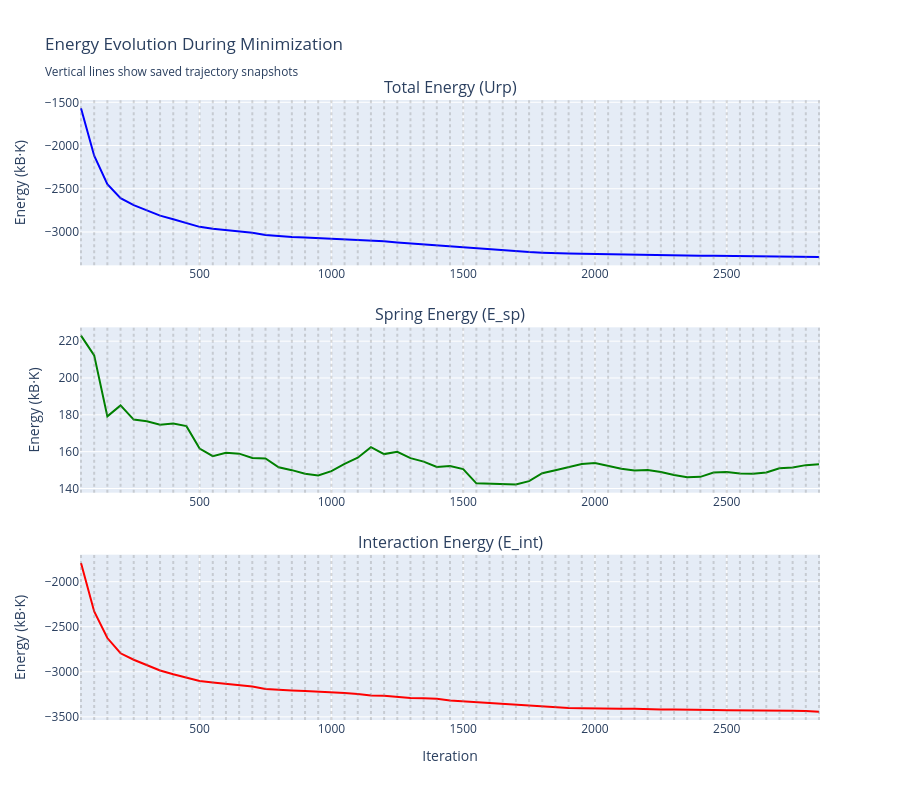

Write notebook code for a chart like this one.
### Markdown cell above
## Energy Evolution Plot

### Code cell
# Plot energy evolution
fig = make_subplots(
    rows=3, cols=1,
    subplot_titles=('Total Energy (Urp)', 'Spring Energy (E_sp)', 'Interaction Energy (E_int)'),
    vertical_spacing=0.1
)

# Total energy
fig.add_trace(
    go.Scatter(x=log_data['Iteration'], y=log_data['Energy(Urp)'], 
               mode='lines', name='Urp', line=dict(color='blue')),
    row=1, col=1
)

# Spring energy
fig.add_trace(
    go.Scatter(x=log_data['Iteration'], y=log_data['E_sp'], 
               mode='lines', name='E_sp', line=dict(color='green')),
    row=2, col=1
)

# Interaction energy
fig.add_trace(
    go.Scatter(x=log_data['Iteration'], y=log_data['E_int'], 
               mode='lines', name='E_int', line=dict(color='red')),
    row=3, col=1
)

# Add vertical lines for saved configurations
for iter_num in conf_indices:
    for row in [1, 2, 3]:
        fig.add_vline(x=iter_num, line_dash="dot", line_color="gray", opacity=0.3, row=row, col=1)

fig.update_xaxes(title_text="Iteration", row=3, col=1)
fig.update_yaxes(title_text="Energy (kB·K)", row=1, col=1)
fig.update_yaxes(title_text="Energy (kB·K)", row=2, col=1)
fig.update_yaxes(title_text="Energy (kB·K)", row=3, col=1)

fig.update_layout(height=800, showlegend=False, 
                  title_text="Energy Evolution During Minimization<br><sub>Vertical lines show saved trajectory snapshots</sub>")
fig.show()

# Print energy summary
print(f"\n📊 Energy Summary:")
print(f"Initial Urp: {log_data['Energy(Urp)'].iloc[0]:.2f} kB·K")
print(f"Final Urp: {log_data['Energy(Urp)'].iloc[-1]:.2f} kB·K")
print(f"Reduction: {log_data['Energy(Urp)'].iloc[0] - log_data['Energy(Urp)'].iloc[-1]:.2f} kB·K")
print(f"\nFinal E_sp: {log_data['E_sp'].iloc[-1]:.2f} kB·K")
print(f"Final E_int: {log_data['E_int'].iloc[-1]:.2f} kB·K")

### Figure 1 — Plotly figure (JSON) as saved in the notebook; plotly's stock layout.template omitted (floating-point values rounded to 4 significant figures)
{"data": [{"line": {"color": "blue"}, "mode": "lines", "name": "Urp", "type": "scatter", "x": [50, 100, 150, 200, 250, 300, 350, 400, 450, 500, 550, 600, 650, 700, 750, 800, 850, 900, 950, 1000, 1050, 1100, 1150, 1200, 1250, 1300, 1350, 1400, 1450, 1500, 1550, 1600, 1650, 1700, 1750, 1800, 1850, 1900, 1950, 2000, 2050, 2100, 2150, 2200, 2250, 2300, 2350, 2400, 2450, 2500, 2550, 2600, 2650, 2700, 2750, 2800, 2850], "xaxis": "x", "y": [-1569.0, -2118.0, -2446.0, -2609.0, -2689.0, -2753.0, -2810.0, -2851.0, -2892.0, -2940.0, -2962.0, -2977.0, -2993.0, -3008.0, -3035.0, -3051.0, -3058.0, -3065.0, -3071.0, -3076.0, -3082.0, -3089.0, -3100.0, -3108.0, -3121.0, -3133.0, -3140.0, -3148.0, -3167.0, -3178.0, -3189.0, -3199.0, -3214.0, -3225.0, -3233.0, -3239.0, -3246.0, -3249.0, -3251.0, -3254.0, -3258.0, -3260.0, -3261.0, -3267.0, -3270.0, -3271.0, -3272.0, -3274.0, -3275.0, -3277.0, -3278.0, -3278.0, -3279.0, -3280.0, -3281.0, -3283.0, -3290.0], "yaxis": "y"}, {"line": {"color": "green"}, "mode": "lines", "name": "E_sp", "type": "scatter", "x": [50, 100, 150, 200, 250, 300, 350, 400, 450, 500, 550, 600, 650, 700, 750, 800, 850, 900, 950, 1000, 1050, 1100, 1150, 1200, 1250, 1300, 1350, 1400, 1450, 1500, 1550, 1600, 1650, 1700, 1750, 1800, 1850, 1900, 1950, 2000, 2050, 2100, 2150, 2200, 2250, 2300, 2350, 2400, 2450, 2500, 2550, 2600, 2650, 2700, 2750, 2800, 2850], "xaxis": "x2", "y": [223.0, 212.3, 179.2, 185.1, 177.4, 176.5, 174.7, 175.2, 173.9, 161.7, 157.5, 159.4, 158.9, 156.6, 156.3, 151.5, 150.0, 148.0, 147.1, 149.4, 153.4, 156.7, 162.4, 158.7, 159.9, 156.5, 154.6, 151.7, 152.2, 150.6, 142.8, 142.8, 142.4, 142.2, 144.0, 148.3, 150.0, 151.8, 153.3, 153.9, 152.3, 150.8, 149.8, 150.1, 149.0, 147.4, 146.2, 146.3, 148.6, 149.0, 148.2, 148.0, 148.7, 150.9, 151.4, 152.7, 153.2], "yaxis": "y2"}, {"line": {"color": "red"}, "mode": "lines", "name": "E_int", "type": "scatter", "x": [50, 100, 150, 200, 250, 300, 350, 400, 450, 500, 550, 600, 650, 700, 750, 800, 850, 900, 950, 1000, 1050, 1100, 1150, 1200, 1250, 1300, 1350, 1400, 1450, 1500, 1550, 1600, 1650, 1700, 1750, 1800, 1850, 1900, 1950, 2000, 2050, 2100, 2150, 2200, 2250, 2300, 2350, 2400, 2450, 2500, 2550, 2600, 2650, 2700, 2750, 2800, 2850], "xaxis": "x3", "y": [-1792.0, -2330.0, -2626.0, -2794.0, -2866.0, -2930.0, -2985.0, -3027.0, -3066.0, -3102.0, -3119.0, -3136.0, -3152.0, -3164.0, -3192.0, -3202.0, -3208.0, -3213.0, -3218.0, -3225.0, -3236.0, -3246.0, -3263.0, -3267.0, -3281.0, -3289.0, -3294.0, -3300.0, -3319.0, -3328.0, -3332.0, -3342.0, -3356.0, -3367.0, -3377.0, -3387.0, -3396.0, -3401.0, -3404.0, -3408.0, -3410.0, -3410.0, -3411.0, -3417.0, -3419.0, -3418.0, -3418.0, -3420.0, -3424.0, -3426.0, -3426.0, -3426.0, -3427.0, -3431.0, -3433.0, -3436.0, -3443.0], "yaxis": "y3"}], "layout": {"annotations": [{"font": {"size": 16}, "showarrow": false, "text": "Total Energy (Urp)", "x": 0.5, "xanchor": "center", "xref": "paper", "y": 1, "yanchor": "bottom", "yref": "paper"}, {"font": {"size": 16}, "showarrow": false, "text": "Spring Energy (E_sp)", "x": 0.5, "xanchor": "center", "xref": "paper", "y": 0.6333, "yanchor": "bottom", "yref": "paper"}, {"font": {"size": 16}, "showarrow": false, "text": "Interaction Energy (E_int)", "x": 0.5, "xanchor": "center", "xref": "paper", "y": 0.2667, "yanchor": "bottom", "yref": "paper"}], "height": 800, "shapes": [{"line": {"color": "gray", "dash": "dot"}, "opacity": 0.3, "type": "line", "x0": 50, "x1": 50, "xref": "x", "y0": 0, "y1": 1, "yref": "y domain"}, {"line": {"color": "gray", "dash": "dot"}, "opacity": 0.3, "type": "line", "x0": 50, "x1": 50, "xref": "x2", "y0": 0, "y1": 1, "yref": "y2 domain"}, {"line": {"color": "gray", "dash": "dot"}, "opacity": 0.3, "type": "line", "x0": 50, "x1": 50, "xref": "x3", "y0": 0, "y1": 1, "yref": "y3 domain"}, {"line": {"color": "gray", "dash": "dot"}, "opacity": 0.3, "type": "line", "x0": 100, "x1": 100, "xref": "x", "y0": 0, "y1": 1, "yref": "y domain"}, {"line": {"color": "gray", "dash": "dot"}, "opacity": 0.3, "type": "line", "x0": 100, "x1": 100, "xref": "x2", "y0": 0, "y1": 1, "yref": "y2 domain"}, {"line": {"color": "gray", "dash": "dot"}, "opacity": 0.3, "type": "line", "x0": 100, "x1": 100, "xref": "x3", "y0": 0, "y1": 1, "yref": "y3 domain"}, {"line": {"color": "gray", "dash": "dot"}, "opacity": 0.3, "type": "line", "x0": 150, "x1": 150, "xref": "x", "y0": 0, "y1": 1, "yref": "y domain"}, {"line": {"color": "gray", "dash": "dot"}, "opacity": 0.3, "type": "line", "x0": 150, "x1": 150, "xref": "x2", "y0": 0, "y1": 1, "yref": "y2 domain"}, {"line": {"color": "gray", "dash": "dot"}, "opacity": 0.3, "type": "line", "x0": 150, "x1": 150, "xref": "x3", "y0": 0, "y1": 1, "yref": "y3 domain"}, {"line": {"color": "gray", "dash": "dot"}, "opacity": 0.3, "type": "line", "x0": 200, "x1": 200, "xref": "x", "y0": 0, "y1": 1, "yref": "y domain"}, {"line": {"color": "gray", "dash": "dot"}, "opacity": 0.3, "type": "line", "x0": 200, "x1": 200, "xref": "x2", "y0": 0, "y1": 1, "yref": "y2 domain"}, {"line": {"color": "gray", "dash": "dot"}, "opacity": 0.3, "type": "line", "x0": 200, "x1": 200, "xref": "x3", "y0": 0, "y1": 1, "yref": "y3 domain"}, {"line": {"color": "gray", "dash": "dot"}, "opacity": 0.3, "type": "line", "x0": 250, "x1": 250, "xref": "x", "y0": 0, "y1": 1, "yref": "y domain"}, {"line": {"color": "gray", "dash": "dot"}, "opacity": 0.3, "type": "line", "x0": 250, "x1": 250, "xref": "x2", "y0": 0, "y1": 1, "yref": "y2 domain"}, {"line": {"color": "gray", "dash": "dot"}, "opacity": 0.3, "type": "line", "x0": 250, "x1": 250, "xref": "x3", "y0": 0, "y1": 1, "yref": "y3 domain"}, {"line": {"color": "gray", "dash": "dot"}, "opacity": 0.3, "type": "line", "x0": 300, "x1": 300, "xref": "x", "y0": 0, "y1": 1, "yref": "y domain"}, {"line": {"color": "gray", "dash": "dot"}, "opacity": 0.3, "type": "line", "x0": 300, "x1": 300, "xref": "x2", "y0": 0, "y1": 1, "yref": "y2 domain"}, {"line": {"color": "gray", "dash": "dot"}, "opacity": 0.3, "type": "line", "x0": 300, "x1": 300, "xref": "x3", "y0": 0, "y1": 1, "yref": "y3 domain"}, {"line": {"color": "gray", "dash": "dot"}, "opacity": 0.3, "type": "line", "x0": 350, "x1": 350, "xref": "x", "y0": 0, "y1": 1, "yref": "y domain"}, {"line": {"color": "gray", "dash": "dot"}, "opacity": 0.3, "type": "line", "x0": 350, "x1": 350, "xref": "x2", "y0": 0, "y1": 1, "yref": "y2 domain"}, {"line": {"color": "gray", "dash": "dot"}, "opacity": 0.3, "type": "line", "x0": 350, "x1": 350, "xref": "x3", "y0": 0, "y1": 1, "yref": "y3 domain"}, {"line": {"color": "gray", "dash": "dot"}, "opacity": 0.3, "type": "line", "x0": 400, "x1": 400, "xref": "x", "y0": 0, "y1": 1, "yref": "y domain"}, {"line": {"color": "gray", "dash": "dot"}, "opacity": 0.3, "type": "line", "x0": 400, "x1": 400, "xref": "x2", "y0": 0, "y1": 1, "yref": "y2 domain"}, {"line": {"color": "gray", "dash": "dot"}, "opacity": 0.3, "type": "line", "x0": 400, "x1": 400, "xref": "x3", "y0": 0, "y1": 1, "yref": "y3 domain"}, {"line": {"color": "gray", "dash": "dot"}, "opacity": 0.3, "type": "line", "x0": 450, "x1": 450, "xref": "x", "y0": 0, "y1": 1, "yref": "y domain"}, {"line": {"color": "gray", "dash": "dot"}, "opacity": 0.3, "type": "line", "x0": 450, "x1": 450, "xref": "x2", "y0": 0, "y1": 1, "yref": "y2 domain"}, {"line": {"color": "gray", "dash": "dot"}, "opacity": 0.3, "type": "line", "x0": 450, "x1": 450, "xref": "x3", "y0": 0, "y1": 1, "yref": "y3 domain"}, {"line": {"color": "gray", "dash": "dot"}, "opacity": 0.3, "type": "line", "x0": 500, "x1": 500, "xref": "x", "y0": 0, "y1": 1, "yref": "y domain"}, {"line": {"color": "gray", "dash": "dot"}, "opacity": 0.3, "type": "line", "x0": 500, "x1": 500, "xref": "x2", "y0": 0, "y1": 1, "yref": "y2 domain"}, {"line": {"color": "gray", "dash": "dot"}, "opacity": 0.3, "type": "line", "x0": 500, "x1": 500, "xref": "x3", "y0": 0, "y1": 1, "yref": "y3 domain"}, {"line": {"color": "gray", "dash": "dot"}, "opacity": 0.3, "type": "line", "x0": 550, "x1": 550, "xref": "x", "y0": 0, "y1": 1, "yref": "y domain"}, {"line": {"color": "gray", "dash": "dot"}, "opacity": 0.3, "type": "line", "x0": 550, "x1": 550, "xref": "x2", "y0": 0, "y1": 1, "yref": "y2 domain"}, {"line": {"color": "gray", "dash": "dot"}, "opacity": 0.3, "type": "line", "x0": 550, "x1": 550, "xref": "x3", "y0": 0, "y1": 1, "yref": "y3 domain"}, {"line": {"color": "gray", "dash": "dot"}, "opacity": 0.3, "type": "line", "x0": 600, "x1": 600, "xref": "x", "y0": 0, "y1": 1, "yref": "y domain"}, {"line": {"color": "gray", "dash": "dot"}, "opacity": 0.3, "type": "line", "x0": 600, "x1": 600, "xref": "x2", "y0": 0, "y1": 1, "yref": "y2 domain"}, {"line": {"color": "gray", "dash": "dot"}, "opacity": 0.3, "type": "line", "x0": 600, "x1": 600, "xref": "x3", "y0": 0, "y1": 1, "yref": "y3 domain"}, {"line": {"color": "gray", "dash": "dot"}, "opacity": 0.3, "type": "line", "x0": 650, "x1": 650, "xref": "x", "y0": 0, "y1": 1, "yref": "y domain"}, {"line": {"color": "gray", "dash": "dot"}, "opacity": 0.3, "type": "line", "x0": 650, "x1": 650, "xref": "x2", "y0": 0, "y1": 1, "yref": "y2 domain"}, {"line": {"color": "gray", "dash": "dot"}, "opacity": 0.3, "type": "line", "x0": 650, "x1": 650, "xref": "x3", "y0": 0, "y1": 1, "yref": "y3 domain"}, {"line": {"color": "gray", "dash": "dot"}, "opacity": 0.3, "type": "line", "x0": 700, "x1": 700, "xref": "x", "y0": 0, "y1": 1, "yref": "y domain"}, {"line": {"color": "gray", "dash": "dot"}, "opacity": 0.3, "type": "line", "x0": 700, "x1": 700, "xref": "x2", "y0": 0, "y1": 1, "yref": "y2 domain"}, {"line": {"color": "gray", "dash": "dot"}, "opacity": 0.3, "type": "line", "x0": 700, "x1": 700, "xref": "x3", "y0": 0, "y1": 1, "yref": "y3 domain"}, {"line": {"color": "gray", "dash": "dot"}, "opacity": 0.3, "type": "line", "x0": 750, "x1": 750, "xref": "x", "y0": 0, "y1": 1, "yref": "y domain"}, {"line": {"color": "gray", "dash": "dot"}, "opacity": 0.3, "type": "line", "x0": 750, "x1": 750, "xref": "x2", "y0": 0, "y1": 1, "yref": "y2 domain"}, {"line": {"color": "gray", "dash": "dot"}, "opacity": 0.3, "type": "line", "x0": 750, "x1": 750, "xref": "x3", "y0": 0, "y1": 1, "yref": "y3 domain"}, {"line": {"color": "gray", "dash": "dot"}, "opacity": 0.3, "type": "line", "x0": 800, "x1": 800, "xref": "x", "y0": 0, "y1": 1, "yref": "y domain"}, {"line": {"color": "gray", "dash": "dot"}, "opacity": 0.3, "type": "line", "x0": 800, "x1": 800, "xref": "x2", "y0": 0, "y1": 1, "yref": "y2 domain"}, {"line": {"color": "gray", "dash": "dot"}, "opacity": 0.3, "type": "line", "x0": 800, "x1": 800, "xref": "x3", "y0": 0, "y1": 1, "yref": "y3 domain"}, {"line": {"color": "gray", "dash": "dot"}, "opacity": 0.3, "type": "line", "x0": 850, "x1": 850, "xref": "x", "y0": 0, "y1": 1, "yref": "y domain"}, {"line": {"color": "gray", "dash": "dot"}, "opacity": 0.3, "type": "line", "x0": 850, "x1": 850, "xref": "x2", "y0": 0, "y1": 1, "yref": "y2 domain"}, {"line": {"color": "gray", "dash": "dot"}, "opacity": 0.3, "type": "line", "x0": 850, "x1": 850, "xref": "x3", "y0": 0, "y1": 1, "yref": "y3 domain"}, {"line": {"color": "gray", "dash": "dot"}, "opacity": 0.3, "type": "line", "x0": 900, "x1": 900, "xref": "x", "y0": 0, "y1": 1, "yref": "y domain"}, {"line": {"color": "gray", "dash": "dot"}, "opacity": 0.3, "type": "line", "x0": 900, "x1": 900, "xref": "x2", "y0": 0, "y1": 1, "yref": "y2 domain"}, {"line": {"color": "gray", "dash": "dot"}, "opacity": 0.3, "type": "line", "x0": 900, "x1": 900, "xref": "x3", "y0": 0, "y1": 1, "yref": "y3 domain"}, {"line": {"color": "gray", "dash": "dot"}, "opacity": 0.3, "type": "line", "x0": 950, "x1": 950, "xref": "x", "y0": 0, "y1": 1, "yref": "y domain"}, {"line": {"color": "gray", "dash": "dot"}, "opacity": 0.3, "type": "line", "x0": 950, "x1": 950, "xref": "x2", "y0": 0, "y1": 1, "yref": "y2 domain"}, {"line": {"color": "gray", "dash": "dot"}, "opacity": 0.3, "type": "line", "x0": 950, "x1": 950, "xref": "x3", "y0": 0, "y1": 1, "yref": "y3 domain"}, {"line": {"color": "gray", "dash": "dot"}, "opacity": 0.3, "type": "line", "x0": 1000, "x1": 1000, "xref": "x", "y0": 0, "y1": 1, "yref": "y domain"}, {"line": {"color": "gray", "dash": "dot"}, "opacity": 0.3, "type": "line", "x0": 1000, "x1": 1000, "xref": "x2", "y0": 0, "y1": 1, "yref": "y2 domain"}, {"line": {"color": "gray", "dash": "dot"}, "opacity": 0.3, "type": "line", "x0": 1000, "x1": 1000, "xref": "x3", "y0": 0, "y1": 1, "yref": "y3 domain"}, {"line": {"color": "gray", "dash": "dot"}, "opacity": 0.3, "type": "line", "x0": 1050, "x1": 1050, "xref": "x", "y0": 0, "y1": 1, "yref": "y domain"}, {"line": {"color": "gray", "dash": "dot"}, "opacity": 0.3, "type": "line", "x0": 1050, "x1": 1050, "xref": "x2", "y0": 0, "y1": 1, "yref": "y2 domain"}, {"line": {"color": "gray", "dash": "dot"}, "opacity": 0.3, "type": "line", "x0": 1050, "x1": 1050, "xref": "x3", "y0": 0, "y1": 1, "yref": "y3 domain"}, {"line": {"color": "gray", "dash": "dot"}, "opacity": 0.3, "type": "line", "x0": 1100, "x1": 1100, "xref": "x", "y0": 0, "y1": 1, "yref": "y domain"}, {"line": {"color": "gray", "dash": "dot"}, "opacity": 0.3, "type": "line", "x0": 1100, "x1": 1100, "xref": "x2", "y0": 0, "y1": 1, "yref": "y2 domain"}, {"line": {"color": "gray", "dash": "dot"}, "opacity": 0.3, "type": "line", "x0": 1100, "x1": 1100, "xref": "x3", "y0": 0, "y1": 1, "yref": "y3 domain"}, {"line": {"color": "gray", "dash": "dot"}, "opacity": 0.3, "type": "line", "x0": 1150, "x1": 1150, "xref": "x", "y0": 0, "y1": 1, "yref": "y domain"}, {"line": {"color": "gray", "dash": "dot"}, "opacity": 0.3, "type": "line", "x0": 1150, "x1": 1150, "xref": "x2", "y0": 0, "y1": 1, "yref": "y2 domain"}, {"line": {"color": "gray", "dash": "dot"}, "opacity": 0.3, "type": "line", "x0": 1150, "x1": 1150, "xref": "x3", "y0": 0, "y1": 1, "yref": "y3 domain"}, {"line": {"color": "gray", "dash": "dot"}, "opacity": 0.3, "type": "line", "x0": 1200, "x1": 1200, "xref": "x", "y0": 0, "y1": 1, "yref": "y domain"}, {"line": {"color": "gray", "dash": "dot"}, "opacity": 0.3, "type": "line", "x0": 1200, "x1": 1200, "xref": "x2", "y0": 0, "y1": 1, "yref": "y2 domain"}, {"line": {"color": "gray", "dash": "dot"}, "opacity": 0.3, "type": "line", "x0": 1200, "x1": 1200, "xref": "x3", "y0": 0, "y1": 1, "yref": "y3 domain"}, {"line": {"color": "gray", "dash": "dot"}, "opacity": 0.3, "type": "line", "x0": 1250, "x1": 1250, "xref": "x", "y0": 0, "y1": 1, "yref": "y domain"}, {"line": {"color": "gray", "dash": "dot"}, "opacity": 0.3, "type": "line", "x0": 1250, "x1": 1250, "xref": "x2", "y0": 0, "y1": 1, "yref": "y2 domain"}, {"line": {"color": "gray", "dash": "dot"}, "opacity": 0.3, "type": "line", "x0": 1250, "x1": 1250, "xref": "x3", "y0": 0, "y1": 1, "yref": "y3 domain"}, {"line": {"color": "gray", "dash": "dot"}, "opacity": 0.3, "type": "line", "x0": 1300, "x1": 1300, "xref": "x", "y0": 0, "y1": 1, "yref": "y domain"}, {"line": {"color": "gray", "dash": "dot"}, "opacity": 0.3, "type": "line", "x0": 1300, "x1": 1300, "xref": "x2", "y0": 0, "y1": 1, "yref": "y2 domain"}, {"line": {"color": "gray", "dash": "dot"}, "opacity": 0.3, "type": "line", "x0": 1300, "x1": 1300, "xref": "x3", "y0": 0, "y1": 1, "yref": "y3 domain"}, {"line": {"color": "gray", "dash": "dot"}, "opacity": 0.3, "type": "line", "x0": 1350, "x1": 1350, "xref": "x", "y0": 0, "y1": 1, "yref": "y domain"}, {"line": {"color": "gray", "dash": "dot"}, "opacity": 0.3, "type": "line", "x0": 1350, "x1": 1350, "xref": "x2", "y0": 0, "y1": 1, "yref": "y2 domain"}, {"line": {"color": "gray", "dash": "dot"}, "opacity": 0.3, "type": "line", "x0": 1350, "x1": 1350, "xref": "x3", "y0": 0, "y1": 1, "yref": "y3 domain"}, {"line": {"color": "gray", "dash": "dot"}, "opacity": 0.3, "type": "line", "x0": 1400, "x1": 1400, "xref": "x", "y0": 0, "y1": 1, "yref": "y domain"}, {"line": {"color": "gray", "dash": "dot"}, "opacity": 0.3, "type": "line", "x0": 1400, "x1": 1400, "xref": "x2", "y0": 0, "y1": 1, "yref": "y2 domain"}, {"line": {"color": "gray", "dash": "dot"}, "opacity": 0.3, "type": "line", "x0": 1400, "x1": 1400, "xref": "x3", "y0": 0, "y1": 1, "yref": "y3 domain"}, {"line": {"color": "gray", "dash": "dot"}, "opacity": 0.3, "type": "line", "x0": 1450, "x1": 1450, "xref": "x", "y0": 0, "y1": 1, "yref": "y domain"}, {"line": {"color": "gray", "dash": "dot"}, "opacity": 0.3, "type": "line", "x0": 1450, "x1": 1450, "xref": "x2", "y0": 0, "y1": 1, "yref": "y2 domain"}, {"line": {"color": "gray", "dash": "dot"}, "opacity": 0.3, "type": "line", "x0": 1450, "x1": 1450, "xref": "x3", "y0": 0, "y1": 1, "yref": "y3 domain"}, {"line": {"color": "gray", "dash": "dot"}, "opacity": 0.3, "type": "line", "x0": 1500, "x1": 1500, "xref": "x", "y0": 0, "y1": 1, "yref": "y domain"}, {"line": {"color": "gray", "dash": "dot"}, "opacity": 0.3, "type": "line", "x0": 1500, "x1": 1500, "xref": "x2", "y0": 0, "y1": 1, "yref": "y2 domain"}, {"line": {"color": "gray", "dash": "dot"}, "opacity": 0.3, "type": "line", "x0": 1500, "x1": 1500, "xref": "x3", "y0": 0, "y1": 1, "yref": "y3 domain"}, {"line": {"color": "gray", "dash": "dot"}, "opacity": 0.3, "type": "line", "x0": 1550, "x1": 1550, "xref": "x", "y0": 0, "y1": 1, "yref": "y domain"}, {"line": {"color": "gray", "dash": "dot"}, "opacity": 0.3, "type": "line", "x0": 1550, "x1": 1550, "xref": "x2", "y0": 0, "y1": 1, "yref": "y2 domain"}, {"line": {"color": "gray", "dash": "dot"}, "opacity": 0.3, "type": "line", "x0": 1550, "x1": 1550, "xref": "x3", "y0": 0, "y1": 1, "yref": "y3 domain"}, {"line": {"color": "gray", "dash": "dot"}, "opacity": 0.3, "type": "line", "x0": 1600, "x1": 1600, "xref": "x", "y0": 0, "y1": 1, "yref": "y domain"}, {"line": {"color": "gray", "dash": "dot"}, "opacity": 0.3, "type": "line", "x0": 1600, "x1": 1600, "xref": "x2", "y0": 0, "y1": 1, "yref": "y2 domain"}, {"line": {"color": "gray", "dash": "dot"}, "opacity": 0.3, "type": "line", "x0": 1600, "x1": 1600, "xref": "x3", "y0": 0, "y1": 1, "yref": "y3 domain"}, {"line": {"color": "gray", "dash": "dot"}, "opacity": 0.3, "type": "line", "x0": 1650, "x1": 1650, "xref": "x", "y0": 0, "y1": 1, "yref": "y domain"}, {"line": {"color": "gray", "dash": "dot"}, "opacity": 0.3, "type": "line", "x0": 1650, "x1": 1650, "xref": "x2", "y0": 0, "y1": 1, "yref": "y2 domain"}, {"line": {"color": "gray", "dash": "dot"}, "opacity": 0.3, "type": "line", "x0": 1650, "x1": 1650, "xref": "x3", "y0": 0, "y1": 1, "yref": "y3 domain"}, {"line": {"color": "gray", "dash": "dot"}, "opacity": 0.3, "type": "line", "x0": 1700, "x1": 1700, "xref": "x", "y0": 0, "y1": 1, "yref": "y domain"}, {"line": {"color": "gray", "dash": "dot"}, "opacity": 0.3, "type": "line", "x0": 1700, "x1": 1700, "xref": "x2", "y0": 0, "y1": 1, "yref": "y2 domain"}, {"line": {"color": "gray", "dash": "dot"}, "opacity": 0.3, "type": "line", "x0": 1700, "x1": 1700, "xref": "x3", "y0": 0, "y1": 1, "yref": "y3 domain"}, {"line": {"color": "gray", "dash": "dot"}, "opacity": 0.3, "type": "line", "x0": 1750, "x1": 1750, "xref": "x", "y0": 0, "y1": 1, "yref": "y domain"}, {"line": {"color": "gray", "dash": "dot"}, "opacity": 0.3, "type": "line", "x0": 1750, "x1": 1750, "xref": "x2", "y0": 0, "y1": 1, "yref": "y2 domain"}, {"line": {"color": "gray", "dash": "dot"}, "opacity": 0.3, "type": "line", "x0": 1750, "x1": 1750, "xref": "x3", "y0": 0, "y1": 1, "yref": "y3 domain"}, {"line": {"color": "gray", "dash": "dot"}, "opacity": 0.3, "type": "line", "x0": 1800, "x1": 1800, "xref": "x", "y0": 0, "y1": 1, "yref": "y domain"}, {"line": {"color": "gray", "dash": "dot"}, "opacity": 0.3, "type": "line", "x0": 1800, "x1": 1800, "xref": "x2", "y0": 0, "y1": 1, "yref": "y2 domain"}, {"line": {"color": "gray", "dash": "dot"}, "opacity": 0.3, "type": "line", "x0": 1800, "x1": 1800, "xref": "x3", "y0": 0, "y1": 1, "yref": "y3 domain"}, {"line": {"color": "gray", "dash": "dot"}, "opacity": 0.3, "type": "line", "x0": 1850, "x1": 1850, "xref": "x", "y0": 0, "y1": 1, "yref": "y domain"}, {"line": {"color": "gray", "dash": "dot"}, "opacity": 0.3, "type": "line", "x0": 1850, "x1": 1850, "xref": "x2", "y0": 0, "y1": 1, "yref": "y2 domain"}, {"line": {"color": "gray", "dash": "dot"}, "opacity": 0.3, "type": "line", "x0": 1850, "x1": 1850, "xref": "x3", "y0": 0, "y1": 1, "yref": "y3 domain"}, {"line": {"color": "gray", "dash": "dot"}, "opacity": 0.3, "type": "line", "x0": 1900, "x1": 1900, "xref": "x", "y0": 0, "y1": 1, "yref": "y domain"}, {"line": {"color": "gray", "dash": "dot"}, "opacity": 0.3, "type": "line", "x0": 1900, "x1": 1900, "xref": "x2", "y0": 0, "y1": 1, "yref": "y2 domain"}, {"line": {"color": "gray", "dash": "dot"}, "opacity": 0.3, "type": "line", "x0": 1900, "x1": 1900, "xref": "x3", "y0": 0, "y1": 1, "yref": "y3 domain"}, {"line": {"color": "gray", "dash": "dot"}, "opacity": 0.3, "type": "line", "x0": 1950, "x1": 1950, "xref": "x", "y0": 0, "y1": 1, "yref": "y domain"}, {"line": {"color": "gray", "dash": "dot"}, "opacity": 0.3, "type": "line", "x0": 1950, "x1": 1950, "xref": "x2", "y0": 0, "y1": 1, "yref": "y2 domain"}, {"line": {"color": "gray", "dash": "dot"}, "opacity": 0.3, "type": "line", "x0": 1950, "x1": 1950, "xref": "x3", "y0": 0, "y1": 1, "yref": "y3 domain"}, {"line": {"color": "gray", "dash": "dot"}, "opacity": 0.3, "type": "line", "x0": 2000, "x1": 2000, "xref": "x", "y0": 0, "y1": 1, "yref": "y domain"}, {"line": {"color": "gray", "dash": "dot"}, "opacity": 0.3, "type": "line", "x0": 2000, "x1": 2000, "xref": "x2", "y0": 0, "y1": 1, "yref": "y2 domain"}, {"line": {"color": "gray", "dash": "dot"}, "opacity": 0.3, "type": "line", "x0": 2000, "x1": 2000, "xref": "x3", "y0": 0, "y1": 1, "yref": "y3 domain"}, {"line": {"color": "gray", "dash": "dot"}, "opacity": 0.3, "type": "line", "x0": 2050, "x1": 2050, "xref": "x", "y0": 0, "y1": 1, "yref": "y domain"}, {"line": {"color": "gray", "dash": "dot"}, "opacity": 0.3, "type": "line", "x0": 2050, "x1": 2050, "xref": "x2", "y0": 0, "y1": 1, "yref": "y2 domain"}, {"line": {"color": "gray", "dash": "dot"}, "opacity": 0.3, "type": "line", "x0": 2050, "x1": 2050, "xref": "x3", "y0": 0, "y1": 1, "yref": "y3 domain"}, {"line": {"color": "gray", "dash": "dot"}, "opacity": 0.3, "type": "line", "x0": 2100, "x1": 2100, "xref": "x", "y0": 0, "y1": 1, "yref": "y domain"}, {"line": {"color": "gray", "dash": "dot"}, "opacity": 0.3, "type": "line", "x0": 2100, "x1": 2100, "xref": "x2", "y0": 0, "y1": 1, "yref": "y2 domain"}, {"line": {"color": "gray", "dash": "dot"}, "opacity": 0.3, "type": "line", "x0": 2100, "x1": 2100, "xref": "x3", "y0": 0, "y1": 1, "yref": "y3 domain"}, {"line": {"color": "gray", "dash": "dot"}, "opacity": 0.3, "type": "line", "x0": 2150, "x1": 2150, "xref": "x", "y0": 0, "y1": 1, "yref": "y domain"}, {"line": {"color": "gray", "dash": "dot"}, "opacity": 0.3, "type": "line", "x0": 2150, "x1": 2150, "xref": "x2", "y0": 0, "y1": 1, "yref": "y2 domain"}, {"line": {"color": "gray", "dash": "dot"}, "opacity": 0.3, "type": "line", "x0": 2150, "x1": 2150, "xref": "x3", "y0": 0, "y1": 1, "yref": "y3 domain"}, {"line": {"color": "gray", "dash": "dot"}, "opacity": 0.3, "type": "line", "x0": 2200, "x1": 2200, "xref": "x", "y0": 0, "y1": 1, "yref": "y domain"}, {"line": {"color": "gray", "dash": "dot"}, "opacity": 0.3, "type": "line", "x0": 2200, "x1": 2200, "xref": "x2", "y0": 0, "y1": 1, "yref": "y2 domain"}, {"line": {"color": "gray", "dash": "dot"}, "opacity": 0.3, "type": "line", "x0": 2200, "x1": 2200, "xref": "x3", "y0": 0, "y1": 1, "yref": "y3 domain"}, {"line": {"color": "gray", "dash": "dot"}, "opacity": 0.3, "type": "line", "x0": 2250, "x1": 2250, "xref": "x", "y0": 0, "y1": 1, "yref": "y domain"}, {"line": {"color": "gray", "dash": "dot"}, "opacity": 0.3, "type": "line", "x0": 2250, "x1": 2250, "xref": "x2", "y0": 0, "y1": 1, "yref": "y2 domain"}, {"line": {"color": "gray", "dash": "dot"}, "opacity": 0.3, "type": "line", "x0": 2250, "x1": 2250, "xref": "x3", "y0": 0, "y1": 1, "yref": "y3 domain"}, {"line": {"color": "gray", "dash": "dot"}, "opacity": 0.3, "type": "line", "x0": 2300, "x1": 2300, "xref": "x", "y0": 0, "y1": 1, "yref": "y domain"}, {"line": {"color": "gray", "dash": "dot"}, "opacity": 0.3, "type": "line", "x0": 2300, "x1": 2300, "xref": "x2", "y0": 0, "y1": 1, "yref": "y2 domain"}, {"line": {"color": "gray", "dash": "dot"}, "opacity": 0.3, "type": "line", "x0": 2300, "x1": 2300, "xref": "x3", "y0": 0, "y1": 1, "yref": "y3 domain"}, {"line": {"color": "gray", "dash": "dot"}, "opacity": 0.3, "type": "line", "x0": 2350, "x1": 2350, "xref": "x", "y0": 0, "y1": 1, "yref": "y domain"}, {"line": {"color": "gray", "dash": "dot"}, "opacity": 0.3, "type": "line", "x0": 2350, "x1": 2350, "xref": "x2", "y0": 0, "y1": 1, "yref": "y2 domain"}, {"line": {"color": "gray", "dash": "dot"}, "opacity": 0.3, "type": "line", "x0": 2350, "x1": 2350, "xref": "x3", "y0": 0, "y1": 1, "yref": "y3 domain"}, {"line": {"color": "gray", "dash": "dot"}, "opacity": 0.3, "type": "line", "x0": 2400, "x1": 2400, "xref": "x", "y0": 0, "y1": 1, "yref": "y domain"}, {"line": {"color": "gray", "dash": "dot"}, "opacity": 0.3, "type": "line", "x0": 2400, "x1": 2400, "xref": "x2", "y0": 0, "y1": 1, "yref": "y2 domain"}, {"line": {"color": "gray", "dash": "dot"}, "opacity": 0.3, "type": "line", "x0": 2400, "x1": 2400, "xref": "x3", "y0": 0, "y1": 1, "yref": "y3 domain"}, {"line": {"color": "gray", "dash": "dot"}, "opacity": 0.3, "type": "line", "x0": 2450, "x1": 2450, "xref": "x", "y0": 0, "y1": 1, "yref": "y domain"}, {"line": {"color": "gray", "dash": "dot"}, "opacity": 0.3, "type": "line", "x0": 2450, "x1": 2450, "xref": "x2", "y0": 0, "y1": 1, "yref": "y2 domain"}, {"line": {"color": "gray", "dash": "dot"}, "opacity": 0.3, "type": "line", "x0": 2450, "x1": 2450, "xref": "x3", "y0": 0, "y1": 1, "yref": "y3 domain"}, {"line": {"color": "gray", "dash": "dot"}, "opacity": 0.3, "type": "line", "x0": 2500, "x1": 2500, "xref": "x", "y0": 0, "y1": 1, "yref": "y domain"}, {"line": {"color": "gray", "dash": "dot"}, "opacity": 0.3, "type": "line", "x0": 2500, "x1": 2500, "xref": "x2", "y0": 0, "y1": 1, "yref": "y2 domain"}, {"line": {"color": "gray", "dash": "dot"}, "opacity": 0.3, "type": "line", "x0": 2500, "x1": 2500, "xref": "x3", "y0": 0, "y1": 1, "yref": "y3 domain"}, {"line": {"color": "gray", "dash": "dot"}, "opacity": 0.3, "type": "line", "x0": 2550, "x1": 2550, "xref": "x", "y0": 0, "y1": 1, "yref": "y domain"}, {"line": {"color": "gray", "dash": "dot"}, "opacity": 0.3, "type": "line", "x0": 2550, "x1": 2550, "xref": "x2", "y0": 0, "y1": 1, "yref": "y2 domain"}, {"line": {"color": "gray", "dash": "dot"}, "opacity": 0.3, "type": "line", "x0": 2550, "x1": 2550, "xref": "x3", "y0": 0, "y1": 1, "yref": "y3 domain"}, {"line": {"color": "gray", "dash": "dot"}, "opacity": 0.3, "type": "line", "x0": 2600, "x1": 2600, "xref": "x", "y0": 0, "y1": 1, "yref": "y domain"}, {"line": {"color": "gray", "dash": "dot"}, "opacity": 0.3, "type": "line", "x0": 2600, "x1": 2600, "xref": "x2", "y0": 0, "y1": 1, "yref": "y2 domain"}, {"line": {"color": "gray", "dash": "dot"}, "opacity": 0.3, "type": "line", "x0": 2600, "x1": 2600, "xref": "x3", "y0": 0, "y1": 1, "yref": "y3 domain"}, {"line": {"color": "gray", "dash": "dot"}, "opacity": 0.3, "type": "line", "x0": 2650, "x1": 2650, "xref": "x", "y0": 0, "y1": 1, "yref": "y domain"}, {"line": {"color": "gray", "dash": "dot"}, "opacity": 0.3, "type": "line", "x0": 2650, "x1": 2650, "xref": "x2", "y0": 0, "y1": 1, "yref": "y2 domain"}, {"line": {"color": "gray", "dash": "dot"}, "opacity": 0.3, "type": "line", "x0": 2650, "x1": 2650, "xref": "x3", "y0": 0, "y1": 1, "yref": "y3 domain"}, {"line": {"color": "gray", "dash": "dot"}, "opacity": 0.3, "type": "line", "x0": 2700, "x1": 2700, "xref": "x", "y0": 0, "y1": 1, "yref": "y domain"}, {"line": {"color": "gray", "dash": "dot"}, "opacity": 0.3, "type": "line", "x0": 2700, "x1": 2700, "xref": "x2", "y0": 0, "y1": 1, "yref": "y2 domain"}, {"line": {"color": "gray", "dash": "dot"}, "opacity": 0.3, "type": "line", "x0": 2700, "x1": 2700, "xref": "x3", "y0": 0, "y1": 1, "yref": "y3 domain"}, {"line": {"color": "gray", "dash": "dot"}, "opacity": 0.3, "type": "line", "x0": 2750, "x1": 2750, "xref": "x", "y0": 0, "y1": 1, "yref": "y domain"}, {"line": {"color": "gray", "dash": "dot"}, "opacity": 0.3, "type": "line", "x0": 2750, "x1": 2750, "xref": "x2", "y0": 0, "y1": 1, "yref": "y2 domain"}, {"line": {"color": "gray", "dash": "dot"}, "opacity": 0.3, "type": "line", "x0": 2750, "x1": 2750, "xref": "x3", "y0": 0, "y1": 1, "yref": "y3 domain"}, {"line": {"color": "gray", "dash": "dot"}, "opacity": 0.3, "type": "line", "x0": 2800, "x1": 2800, "xref": "x", "y0": 0, "y1": 1, "yref": "y domain"}, {"line": {"color": "gray", "dash": "dot"}, "opacity": 0.3, "type": "line", "x0": 2800, "x1": 2800, "xref": "x2", "y0": 0, "y1": 1, "yref": "y2 domain"}, {"line": {"color": "gray", "dash": "dot"}, "opacity": 0.3, "type": "line", "x0": 2800, "x1": 2800, "xref": "x3", "y0": 0, "y1": 1, "yref": "y3 domain"}, {"line": {"color": "gray", "dash": "dot"}, "opacity": 0.3, "type": "line", "x0": 2850, "x1": 2850, "xref": "x", "y0": 0, "y1": 1, "yref": "y domain"}, {"line": {"color": "gray", "dash": "dot"}, "opacity": 0.3, "type": "line", "x0": 2850, "x1": 2850, "xref": "x2", "y0": 0, "y1": 1, "yref": "y2 domain"}, {"line": {"color": "gray", "dash": "dot"}, "opacity": 0.3, "type": "line", "x0": 2850, "x1": 2850, "xref": "x3", "y0": 0, "y1": 1, "yref": "y3 domain"}], "showlegend": false, "title": {"text": "Energy Evolution During Minimization<br><sub>Vertical lines show saved trajectory snapshots</sub>"}, "xaxis": {"anchor": "y", "domain": [0, 1]}, "xaxis2": {"anchor": "y2", "domain": [0, 1]}, "xaxis3": {"anchor": "y3", "domain": [0, 1], "title": {"text": "Iteration"}}, "yaxis": {"anchor": "x", "domain": [0.7333, 1], "title": {"text": "Energy (kB·K)"}}, "yaxis2": {"anchor": "x2", "domain": [0.3667, 0.6333], "title": {"text": "Energy (kB·K)"}}, "yaxis3": {"anchor": "x3", "domain": [0, 0.2667], "title": {"text": "Energy (kB·K)"}}}}
